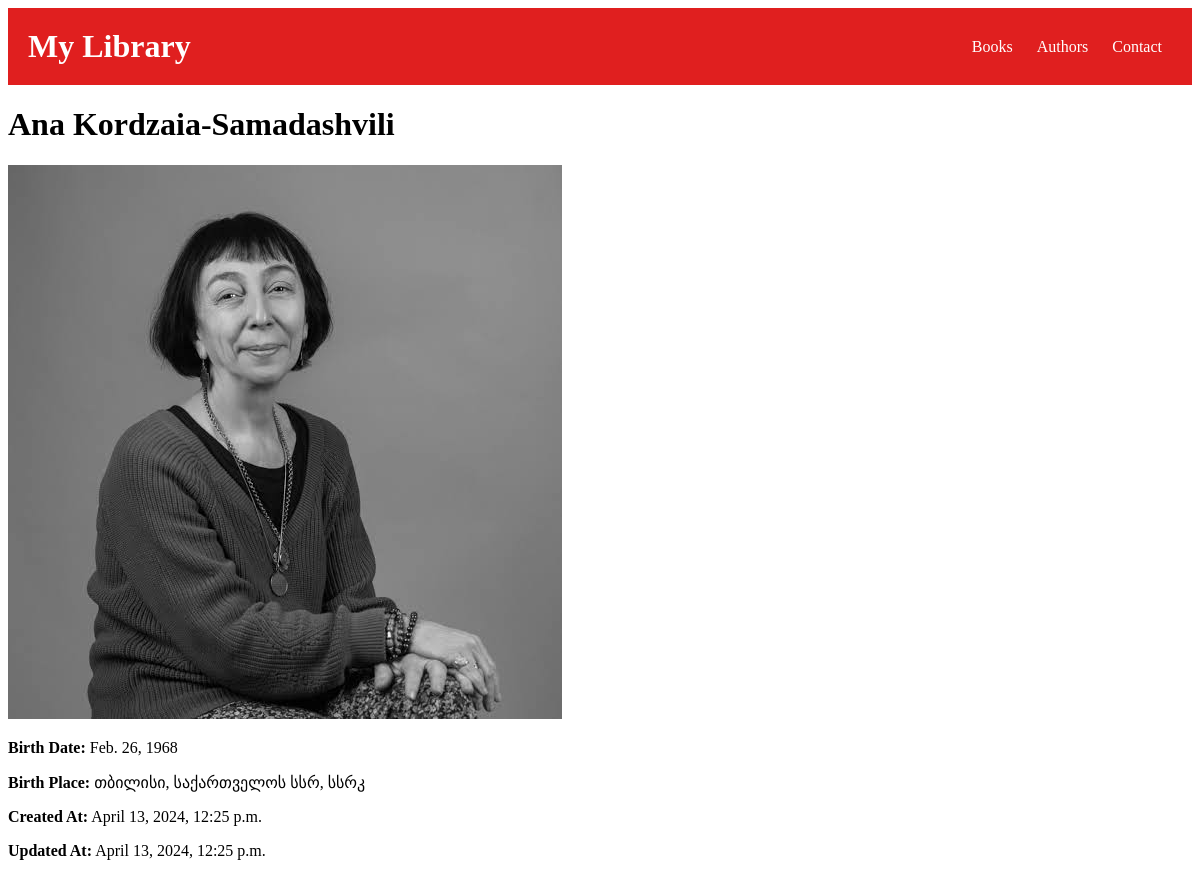
/authors/8/, run on the app's committed database.
### market/models/author.py (models this page shows, shortened)
class Author(models.Model):
    name = models.CharField(max_length=100, verbose_name=_("author name"))
    birth_date = models.DateField(verbose_name=_("birth date"))
    birth_place = models.CharField(max_length=100, verbose_name=_("birth place"))
    death_date = models.DateField(verbose_name=_("death date"), null=True, blank=True)
    death_place = models.CharField(max_length=100, verbose_name=_("death place"), null=True, blank=True)
    portrait = models.ImageField(upload_to='portraits/', blank=True, verbose_name=_("author portrait"))
    created_at = models.DateTimeField(auto_now_add=True, verbose_name=_("created at"))
    updated_at = models.DateTimeField(auto_now=True, verbose_name=_("updated at"))
    class Meta:
        ordering = ['name']
        verbose_name = _("author")
        verbose_name_plural = _("authors")

### market/views/author.py (the view)
# urls.py: path('authors/<int:author_id>/', authors.AuthorDetailView.as_view(), name='author_detail'),
class AuthorDetailView(DetailView):
    model = Author
    template_name = 'author/author_detail.html'
    context_object_name = 'author'
    pk_url_kwarg = 'author_id'
    query_pk_and_slug = True
    slug_field = 'name'
    slug_url_kwarg = 'author_name'
    extra_context = {}
    extra_context['title'] = 'Author Detail'
    extra_context['header'] = 'Author Detail'
    extra_context['description'] = 'This is the detail of the author'
    extra_context['keywords'] = 'author, detail, author detail'

### market/templates/author/author_detail.html (shortened to what this page needs)
{% extends 'main.html' %}
{% block content %}
    <h1>{{ author.name }}</h1>
    <img src="{{ author.portrait.url }}" alt="{{ author.name }} Photo">
    <p><strong>Birth Date:</strong> {{ author.birth_date }}</p>
    <p><strong>Birth Place:</strong> {{ author.birth_place }}</p>
    <p><strong>Created At:</strong> {{ author.created_at }}</p>
    <p><strong>Updated At:</strong> {{ author.updated_at }}</p>
{% endblock %}

### data on the page
Author: name "Ana Kordzaia-Samadashvili", portrait (picture), birth_date "Feb. 26, 1968", birth_place "თბილისი, საქართველოს სსრ, სსრკ", created_at "April 13, 2024, 12:25 p.m.", updated_at "April 13, 2024, 12:25 p.m."
